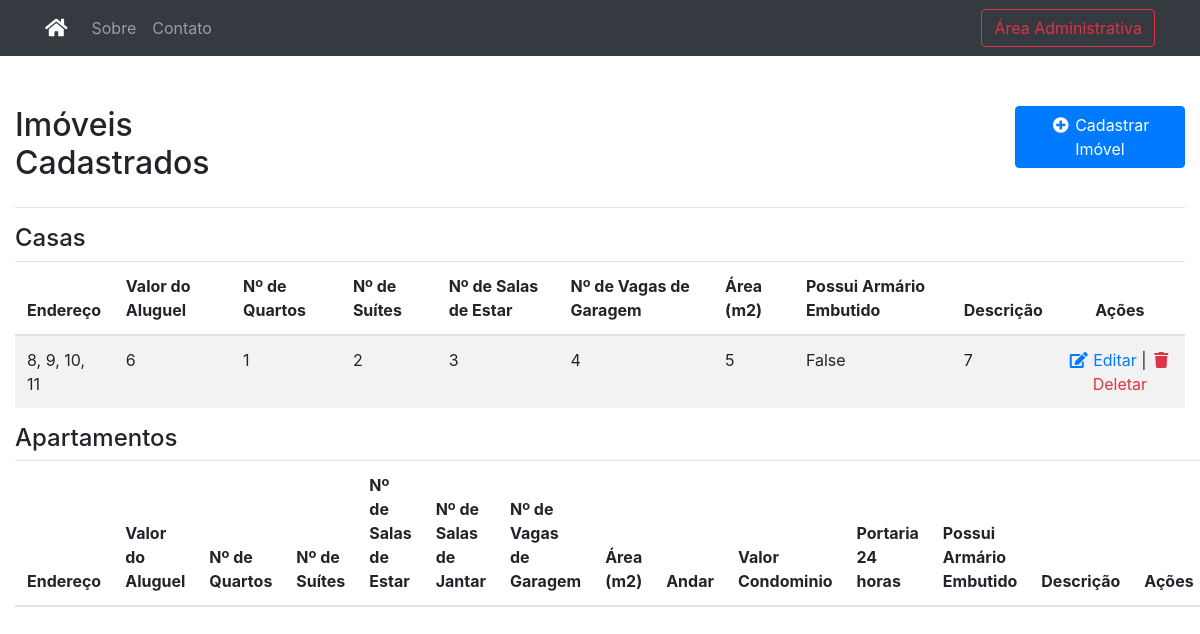
The app's page /listar, older data.
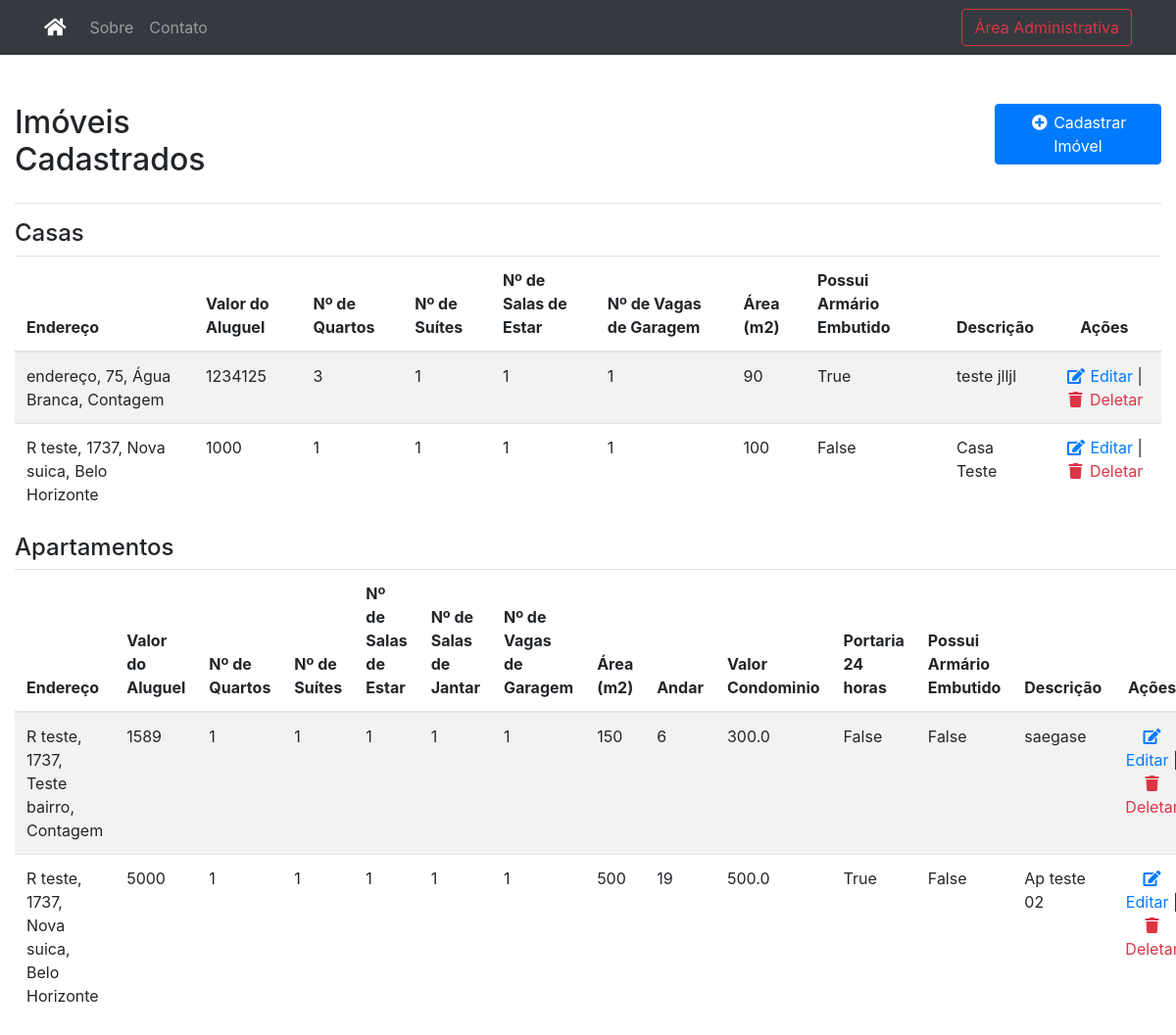
The same page, newer data.
### cadastro/models.py (models this page shows)
class Casa(models.Model):
    qtdeQuartos = models.IntegerField()
    qtdeSuites = models.IntegerField()
    qtdeSalaEstar = models.IntegerField()
    qtdeVagasGaragem = models.IntegerField()
    area = models.IntegerField()
    possuiArmarioEmbutido = models.BooleanField(choices=BOOL_CHOICES)
    descricao = models.TextField()
    aluguel = models.IntegerField(null=True,blank=True)
    endereco = models.TextField(null=True,blank=True)

class Apartamento(models.Model):
    qtdeQuartos = models.IntegerField()
    qtdeSuites = models.IntegerField()
    qtdeSalaEstar = models.IntegerField()
    qtdeSalaJantar = models.IntegerField()
    qtdeVagasGaragem = models.IntegerField()
    area = models.IntegerField()
    possuiArmarioEmbutido = models.BooleanField()
    descricao = models.TextField()
    andar = models.IntegerField()
    valorCondominio = models.FloatField()
    possuiPortaria = models.BooleanField()
    aluguel = models.IntegerField(null=True,blank=True)
    endereco = models.TextField(null=True,blank=True)

### cadastro/views.py (the view)
# urls.py: path('listar',listar),
def listar(request):
    casas = Casa.objects.all()
    apts = Apartamento.objects.all()
    context = {
        'casas': casas,
        'apts': apts,
    }
    return render(request, 'listar.html', context)

### templates/listar.html (shortened to what this page needs)
{% extends 'base.html' %}
{% load static %}
{% block content %}
<div id="main" class="container-fluid" style="margin-top: 50px">
     <div id="top" class="row">
		<div class="col-md-3">
			<h2>Imóveis Cadastrados</h2>
		</div>
        <div class="col-md-5">
		</div>
		<div class="col-md-2">
		</div>
		<div class="col-md-2">
            <a href="cadastro" class="btn btn-primary pull-right h2"><i class="fa fa-fw fa-plus-circle"></i> Cadastrar Imóvel</a>
		</div>
	</div>
     <hr />
     <div id="list" class="row">
        <div class="col-md-3">
			<h4>Casas</h2>
		</div>
    <div class="table-responsive col-md-12">
        <table class="table table-striped" cellspacing="0" cellpadding="0">
            <thead>
                <tr>
					<th>Endereço</th>
					<th>Valor do Aluguel</th>
                    <th>Nº de Quartos</th>
                    <th>Nº de Suítes</th>
                    <th>Nº de Salas de Estar</th>
                    <th>Nº de Vagas de Garagem</th>
					<th>Área (m2)</th>
					<th>Possui Armário Embutido</th>
					<th>Descrição</th>
                    <th class="actions text-center">Ações</th>
                 </tr>
            </thead>
            <tbody>
			{% for casa in casas %}
                <tr>
					<td>{{casa.endereco}}</td>
					<td>{{casa.aluguel}}</td>
                    <td>{{casa.qtdeQuartos}}</td>
                    <td>{{casa.qtdeSuites}}</td>
					<td>{{casa.qtdeSalaEstar}}</td>
					<td>{{casa.qtdeVagasGaragem}}</td>
					<td>{{casa.area}}</td>
					<td>{{casa.possuiArmarioEmbutido}}</td>
					<td>{{casa.descricao}}</td>
                    <td align="center">
						<a href="editar?id={{casa.id}}" class="text-primary"><i class="fa fa-fw fa-edit"></i> Editar</a> |
						<a href="deletar?tipoImovel=casa&id={{casa.id}}" onClick="return confirm('Deseja realmente excluir este item?');" class="text-danger""><i class="fa fa-fw fa-trash"></i> Deletar</a>
					</td>
                </tr>
				{% endfor %}
            </tbody>
         </table>
     </div>
 </div>
 <div id="list" class="row">
    <div class="col-md-3">
        <h4>Apartamentos</h2>
    </div>
 <div class="table-responsive col-md-12">
    <table class="table table-striped" cellspacing="0" cellpadding="0">
        <thead>
            <tr>
                <th>Endereço</th>
                <th>Valor do Aluguel</th>
                <th>Nº de Quartos</th>
                <th>Nº de Suítes</th>
                <th>Nº de Salas de Estar</th>
                <th>Nº de Salas de Jantar</th>
                <th>Nº de Vagas de Garagem</th>
                <th>Área (m2)</th>
                <th>Andar</th>
                <th>Valor Condominio</th>
                <th>Portaria 24 horas</th>
                <th>Possui Armário Embutido</th>
                <th>Descrição</th>
                <th class="actions text-center">Ações</th>
             </tr>
        </thead>
        <tbody>
        {% for apt in apts %}
            <tr>
                <td>{{apt.endereco}}</td>
                <td>{{apt.aluguel}}</td>
                <td>{{apt.qtdeQuartos}}</td>
                <td>{{apt.qtdeSuites}}</td>
                <td>{{apt.qtdeSalaEstar}}</td>
                <td>{{apt.qtdeSalaJantar}}</td>
                <td>{{apt.qtdeVagasGaragem}}</td>
                <td>{{apt.area}}</td>
                <td>{{apt.andar}}</td>
                <td>{{apt.valorCondominio}}</td>
                <td>{{apt.possuiPortaria}}</td>
                <td>{{apt.possuiArmarioEmbutido}}</td>
                <td>{{apt.descricao}}</td>
                <td align="center">
                    <a href="editarApt?id={{apt.id}}" class="text-primary"><i class="fa fa-fw fa-edit"></i> Editar</a> |
                    <a href="deletar?tipoImovel=apt&id={{apt.id}}" onClick="return confirm('Deseja realmente excluir este item?');" class="text-danger""><i class="fa fa-fw fa-trash"></i> Deletar</a>
                </td>
            </tr>
            {% endfor %}
        </tbody>
     </table>
 </div>
</div>
 </div>
 {% endblock %}

### templates/base.html (shortened to what this page needs)
{% load static %}
<!DOCTYPE html>
<html lang="en">
<head>
	  <link rel="stylesheet" href="https://code.jquery.com/ui/1.12.0/themes/smoothness/jquery-ui.css" type="text/css">
    <link rel="stylesheet" href="https://stackpath.bootstrapcdn.com/bootstrap/4.2.1/css/bootstrap.min.css">
    <link rel="stylesheet" href="https://use.fontawesome.com/releases/v5.6.3/css/all.css">
</head>
<body>
    <nav class="navbar navbar-expand-lg navbar-dark bg-dark">
        <div class="container">
            <a class="navbar-brand" href="/"><i class="fas fa-home"></i></a>
            <div class="collapse navbar-collapse" id="navbarSupportedContent">
                <ul class="navbar-nav mr-auto">
                    <li class="nav-item">
                        <a class="nav-link" href="#">Sobre</a>
                    </li>
                    <li class="nav-item">
                        <a class="nav-link" href="#">Contato</a>
                    </li>
                </ul>
                <form class="form-inline my-2 my-lg-0">
                  <a href="/listar" class="btn btn-outline-danger my-2 my-sm-0" type="submit">Área Administrativa</a>
              </form>
            </div>
        </div>
    </nav>
    {% block content %}
    {% endblock %}
</body>
</html>

Row changes from the older to the newer data that the page shows:
removed Casa: endereco "8, 9, 10, 11", aluguel "6", qtdeQuartos "1", qtdeSuites "2", qtdeSalaEstar "3", qtdeVagasGaragem "4", area "5", possuiArmarioEmbutido "False", descricao "7"
added Casa: endereco "endereço, 75, Água Branca, Contagem", aluguel "1234125", qtdeQuartos "3", qtdeSuites "1", qtdeSalaEstar "1", qtdeVagasGaragem "1", area "90", possuiArmarioEmbutido "True", descricao "teste jlljl"
added Casa: endereco "R teste, 1737, Nova suica, Belo Horizonte", aluguel "1000", qtdeQuartos "1", qtdeSuites "1", qtdeSalaEstar "1", qtdeVagasGaragem "1", area "100", possuiArmarioEmbutido "False", descricao "Casa Teste"
added Apartamento: endereco "R teste, 1737, Teste bairro, Contagem", aluguel "1589", qtdeQuartos "1", qtdeSuites "1", qtdeSalaEstar "1", qtdeSalaJantar "1", qtdeVagasGaragem "1", area "150", andar "6", valorCondominio "300.0", possuiPortaria "False", possuiArmarioEmbutido "False", descricao "saegase"
added Apartamento: endereco "R teste, 1737, Nova suica, Belo Horizonte", aluguel "5000", qtdeQuartos "1", qtdeSuites "1", qtdeSalaEstar "1", qtdeSalaJantar "1", qtdeVagasGaragem "1", area "500", andar "19", valorCondominio "500.0", possuiPortaria "True", possuiArmarioEmbutido "False", descricao "Ap teste 02"
